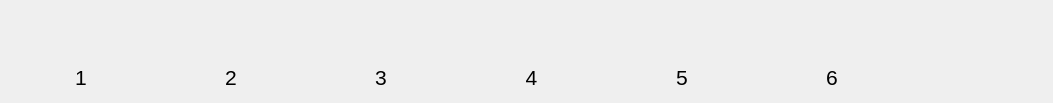
<?xml version="1.0" encoding="UTF-8"?>
<ui version="4.0">
 <class>ChoicePanel</class>
 <widget class="QMainWindow" name="ChoicePanel">
  <property name="geometry">
   <rect>
    <x>0</x>
    <y>0</y>
    <width>1053</width>
    <height>103</height>
   </rect>
  </property>
  <property name="windowTitle">
   <string>ChoicePanel</string>
  </property>
  <widget class="QWidget" name="centralwidget">
   <layout class="QVBoxLayout" name="verticalLayout">
    <item>
     <widget class="QLabel" name="pinyinPanel">
      <property name="font">
       <font>
        <pointsize>16</pointsize>
       </font>
      </property>
      <property name="text">
       <string/>
      </property>
     </widget>
    </item>
    <item>
     <layout class="QHBoxLayout" name="horizontalLayout">
      <item>
       <widget class="QPushButton" name="choice1_btn">
        <property name="sizePolicy">
         <sizepolicy hsizetype="Minimum" vsizetype="Fixed">
          <horstretch>2</horstretch>
          <verstretch>0</verstretch>
         </sizepolicy>
        </property>
        <property name="font">
         <font>
          <pointsize>16</pointsize>
         </font>
        </property>
        <property name="mouseTracking">
         <bool>true</bool>
        </property>
        <property name="text">
         <string>1</string>
        </property>
        <property name="flat">
         <bool>true</bool>
        </property>
       </widget>
      </item>
      <item>
       <widget class="QPushButton" name="choice2_btn">
        <property name="sizePolicy">
         <sizepolicy hsizetype="Minimum" vsizetype="Fixed">
          <horstretch>2</horstretch>
          <verstretch>0</verstretch>
         </sizepolicy>
        </property>
        <property name="font">
         <font>
          <pointsize>16</pointsize>
         </font>
        </property>
        <property name="mouseTracking">
         <bool>true</bool>
        </property>
        <property name="text">
         <string>2</string>
        </property>
        <property name="flat">
         <bool>true</bool>
        </property>
       </widget>
      </item>
      <item>
       <widget class="QPushButton" name="choice3_btn">
        <property name="sizePolicy">
         <sizepolicy hsizetype="Minimum" vsizetype="Fixed">
          <horstretch>2</horstretch>
          <verstretch>0</verstretch>
         </sizepolicy>
        </property>
        <property name="font">
         <font>
          <pointsize>16</pointsize>
         </font>
        </property>
        <property name="mouseTracking">
         <bool>true</bool>
        </property>
        <property name="text">
         <string>3</string>
        </property>
        <property name="flat">
         <bool>true</bool>
        </property>
       </widget>
      </item>
      <item>
       <widget class="QPushButton" name="choice4_btn">
        <property name="sizePolicy">
         <sizepolicy hsizetype="Minimum" vsizetype="Fixed">
          <horstretch>2</horstretch>
          <verstretch>0</verstretch>
         </sizepolicy>
        </property>
        <property name="font">
         <font>
          <pointsize>16</pointsize>
         </font>
        </property>
        <property name="mouseTracking">
         <bool>true</bool>
        </property>
        <property name="text">
         <string>4</string>
        </property>
        <property name="flat">
         <bool>true</bool>
        </property>
       </widget>
      </item>
      <item>
       <widget class="QPushButton" name="choice5_btn">
        <property name="sizePolicy">
         <sizepolicy hsizetype="Minimum" vsizetype="Fixed">
          <horstretch>2</horstretch>
          <verstretch>0</verstretch>
         </sizepolicy>
        </property>
        <property name="font">
         <font>
          <pointsize>16</pointsize>
         </font>
        </property>
        <property name="mouseTracking">
         <bool>true</bool>
        </property>
        <property name="text">
         <string>5</string>
        </property>
        <property name="flat">
         <bool>true</bool>
        </property>
       </widget>
      </item>
      <item>
       <widget class="QPushButton" name="choice6_btn">
        <property name="sizePolicy">
         <sizepolicy hsizetype="Minimum" vsizetype="Fixed">
          <horstretch>2</horstretch>
          <verstretch>0</verstretch>
         </sizepolicy>
        </property>
        <property name="font">
         <font>
          <pointsize>16</pointsize>
         </font>
        </property>
        <property name="mouseTracking">
         <bool>true</bool>
        </property>
        <property name="text">
         <string>6</string>
        </property>
        <property name="flat">
         <bool>true</bool>
        </property>
       </widget>
      </item>
      <item>
       <widget class="QPushButton" name="previousGroup_btn">
        <property name="sizePolicy">
         <sizepolicy hsizetype="Minimum" vsizetype="Fixed">
          <horstretch>0</horstretch>
          <verstretch>0</verstretch>
         </sizepolicy>
        </property>
        <property name="font">
         <font>
          <pointsize>16</pointsize>
         </font>
        </property>
        <property name="mouseTracking">
         <bool>true</bool>
        </property>
        <property name="text">
         <string/>
        </property>
        <property name="icon">
         <iconset>
          <normaloff>icons/leftTriangle.jpg</normaloff>icons/leftTriangle.jpg</iconset>
        </property>
        <property name="flat">
         <bool>true</bool>
        </property>
       </widget>
      </item>
      <item>
       <widget class="QPushButton" name="nextGroup_btn">
        <property name="sizePolicy">
         <sizepolicy hsizetype="Minimum" vsizetype="Fixed">
          <horstretch>0</horstretch>
          <verstretch>0</verstretch>
         </sizepolicy>
        </property>
        <property name="font">
         <font>
          <pointsize>16</pointsize>
         </font>
        </property>
        <property name="mouseTracking">
         <bool>true</bool>
        </property>
        <property name="text">
         <string/>
        </property>
        <property name="icon">
         <iconset>
          <normaloff>icons/rightTriangle.jpg</normaloff>icons/rightTriangle.jpg</iconset>
        </property>
        <property name="flat">
         <bool>true</bool>
        </property>
       </widget>
      </item>
     </layout>
    </item>
   </layout>
  </widget>
 </widget>
 <resources/>
 <connections/>
</ui>
